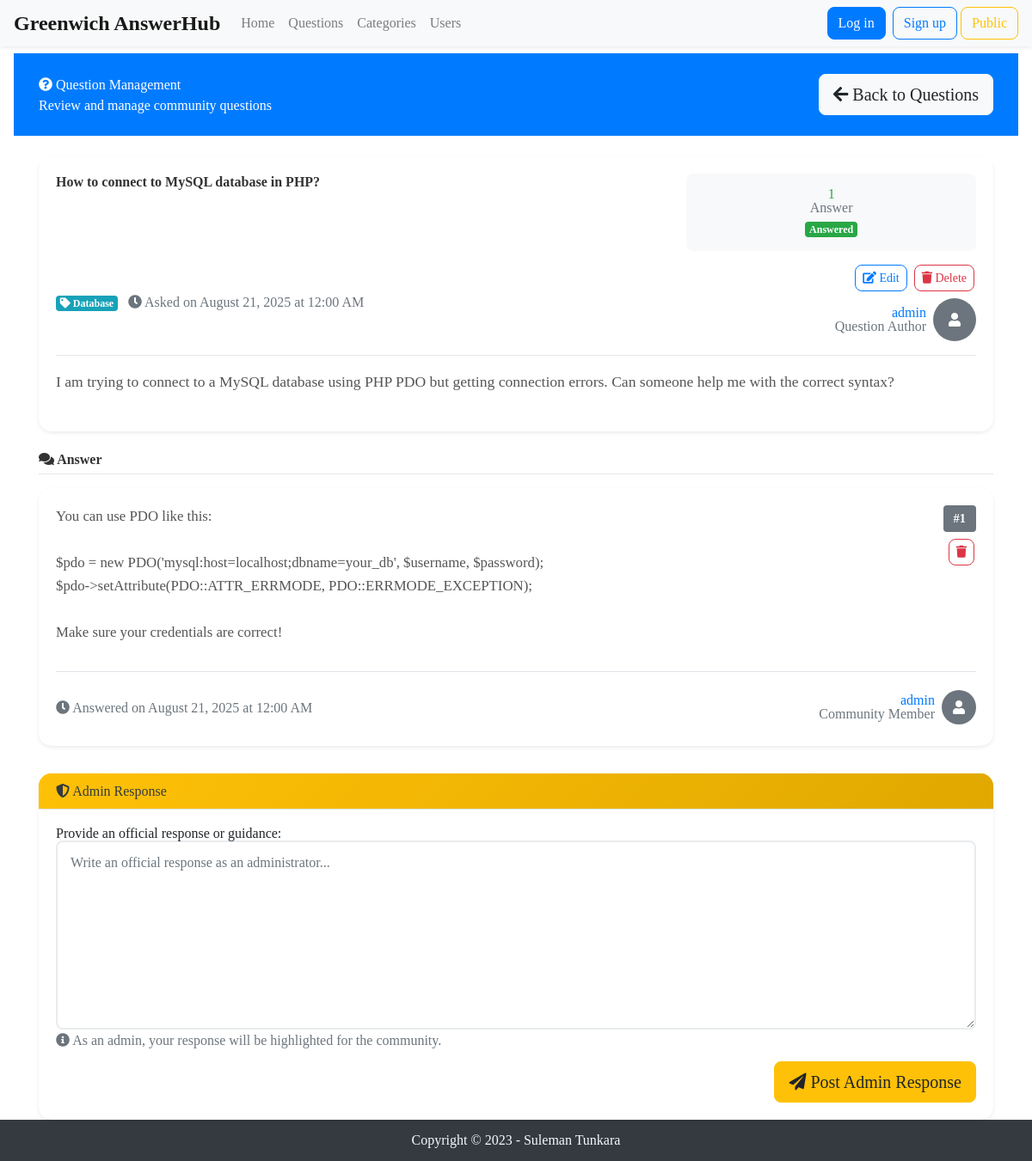
The app's page /admin/question_page.php?id=1 with its own data.
### tables this page shows
CREATE TABLE `question` (
  `id` int(11) NOT NULL AUTO_INCREMENT,
  `questiontitle` varchar(255) NOT NULL,
  `questiontext` TEXT NOT NULL,
  `questiondate` date NOT NULL,
  `userid` int(11) NOT NULL,
  `categoryid` int(11) NOT NULL,
  `imageData` LONGBLOB NULL,
  `created_at` timestamp NOT NULL DEFAULT current_timestamp(),
  PRIMARY KEY (`id`),
  KEY `idx_userid` (`userid`),
  KEY `idx_categoryid` (`categoryid`),
  KEY `idx_questiondate` (`questiondate`)
);

CREATE TABLE `answer` (
  `id` int(11) NOT NULL AUTO_INCREMENT,
  `answertext` TEXT NOT NULL,
  `answerdate` date NOT NULL,
  `questionid` int(11) NOT NULL,
  `userid` int(11) NOT NULL,
  `created_at` timestamp NOT NULL DEFAULT current_timestamp(),
  PRIMARY KEY (`id`),
  KEY `idx_questionid` (`questionid`),
  KEY `idx_userid` (`userid`),
  KEY `idx_answerdate` (`answerdate`)
);

CREATE TABLE `users` (
  `id` int(11) NOT NULL AUTO_INCREMENT,
  `username` varchar(50) NOT NULL,
  `email` varchar(100) NOT NULL,
  `password` varchar(255) NOT NULL,
  `profile_image` LONGBLOB NULL,
  `created_at` timestamp NOT NULL DEFAULT current_timestamp(),
  PRIMARY KEY (`id`),
  UNIQUE KEY `username` (`username`)
);

### admin/question_page.php (called while the page is built, shortened)
<?php
include __DIR__ . '/../includes/DatabaseConnection.php';
include __DIR__ . '/../includes/DatabaseFunctions.php';
try {
    if (!isset($_GET['id']) || empty($_GET['id'])) {
        $title = 'Page Not Found';
        $error_title = '404 Page Not Found';
        $error_message = 'Question ID is required';
        ob_start();
        include __DIR__ . '/admin_templates/404.html.php';
        $output = ob_get_clean();
    } else {
        $questionId = $_GET['id'];
        $question = getQuestion($pdo, $questionId);
        if ($question === false) {
            $title = 'Page Not Found';
            $error_title = '404 Page Not Found';
            $error_message = 'The requested question was not found';
            ob_start();
            include __DIR__ . '/admin_templates/404.html.php';
            $output = ob_get_clean();
        } else {
            $user = getUser($pdo, $question['userid']);
            $answers = getAnswers($pdo, $questionId);
            include __DIR__ . '/admin_templates/question_page.html.php';
        }
    }
} catch (PDOException $e) {
    $title = 'An error has occurred';
    $output = 'Error retrieving question: ' . $e->getMessage();
} catch (Exception $e) {
    $title = 'An error has occurred';
    $output = 'Error: ' . $e->getMessage();
}
include __DIR__ . '/admin_templates/layout.html.php';
?>

### includes/DatabaseFunctions.php (called while the page is built, shortened)
<?php
function query( $pdo, $sql, $parameters = [] )
 {
    $query = $pdo->prepare( $sql );
    $query->execute( $parameters );
    return $query;
}
function getUser( $pdo, $userId )
 {
    $userSql = 'SELECT * FROM users WHERE id = :userId';
    $params = [ ':userId' => $userId ];
    $userStmt = query( $pdo, $userSql, $params );
    return $userStmt->fetch();
}
function getQuestion( $pdo, $questionId )
 {
    $sql = 'SELECT question.*,
                   COALESCE(users.username, "Unknown User") as username,
                   COALESCE(category.categoryName, "Uncategorized") as categoryName
            FROM question
            LEFT JOIN users ON question.userid = users.id
            LEFT JOIN category ON question.categoryid = category.id
            WHERE question.id = :id';
    $params = [ ':id' => $questionId ];
    $stmt = query( $pdo, $sql, $params );
    return $stmt->fetch();
}
function totalAnswers($pdo, $questionId)
{
    $query = $pdo->prepare('SELECT COUNT(*) AS total_answers FROM answer WHERE questionid = :questionId');
    $query->bindValue(':questionId', $questionId, PDO::PARAM_INT);
    $query->execute();
    $totalAnswers = $query->fetch(PDO::FETCH_ASSOC);
    return $totalAnswers['total_answers'];
}
function getAnswers($pdo, $questionId)
{
    $answersSql = 'SELECT answer.*, users.username, users.profile_image
                    FROM answer
                    LEFT JOIN users ON answer.userid = users.id
                    WHERE answer.questionid = :id';
    $answersStmt = $pdo->prepare($answersSql);
    $answersStmt->bindValue(':id', $questionId);
    $answersStmt->execute();
    return $answersStmt->fetchAll(PDO::FETCH_ASSOC);
}

### admin/admin_templates/question_page.html.php (the view, shortened to what this page needs)
<body>
<div class="bg-primary text-white py-4 mb-4">
    <div class="container">
        <div class="row align-items-center">
            <div class="col-md-8">
                <h1 class="mb-2"><i class="fas fa-question-circle"></i> Question Management</h1>
                <p class="mb-0">Review and manage community questions</p>
            </div>
            <div class="col-md-4 text-right">
                <a href="questions.php" class="btn btn-light btn-lg">
                    <i class="fas fa-arrow-left"></i> Back to Questions
                </a>
            </div>
        </div>
    </div>
</div>
<div class="container">
    <div class="card shadow-sm mb-4">
        <div class="card-body">
            <div class="row mb-3">
                <div class="col-md-8">
                    <h2 class="question-title mb-3">
                        <?= htmlspecialchars($question['questiontitle'], ENT_QUOTES, 'UTF-8'); ?>
                    </h2>
                </div>
                <div class="col-md-4 text-right">
                    <?php $answerCount = totalAnswers($pdo, $question['id']); ?>
                    <div class="question-stats text-center">
                        <h3 class="mb-0 text-<?= $answerCount > 0 ? 'success' : 'muted' ?>"><?= $answerCount ?></h3>
                        <small class="text-muted">Answer<?= $answerCount != 1 ? 's' : '' ?></small>
                        <div class="mt-2">
                            <span class="badge badge-<?= $answerCount > 0 ? 'success' : 'secondary' ?>">
                                <?= $answerCount > 0 ? 'Answered' : 'Open' ?>
                            </span>
                        </div>
                    </div>
                </div>
            </div>
            <div class="question-meta mb-3">
                <div class="row align-items-center">
                    <div class="col-md-6">
                        <span class="badge badge-info mr-2">
                            <i class="fas fa-tag"></i> <?= htmlspecialchars($question['categoryName'], ENT_QUOTES, 'UTF-8'); ?>
                        </span>
                        <small class="text-muted">
                            <i class="fas fa-clock"></i> Asked on <?= date("F d, Y \a\\t g:i A", strtotime($question['questiondate'])); ?>
                        </small>
                    </div>
                    <div class="col-md-6 text-right">
                        <div class="admin-actions mb-2">
                            <a href="question_edit.php?id=<?= $question['id'] ?>" class="btn btn-outline-primary btn-sm">
                                <i class="fas fa-edit"></i> Edit
                            </a>
                            <a href="question_delete.php?id=<?= $question['id'] ?>" class="btn btn-outline-danger btn-sm">
                                <i class="fas fa-trash"></i> Delete
                            </a>
                        </div>
                        <div class="author-info d-flex align-items-center justify-content-end">
                            <div class="text-right mr-2">
                                <div class="author-name">
                                    <a href="user_page.php?id=<?= $question['username'] ?>"
                                       class="text-decoration-none font-weight-medium">
                                        <?= htmlspecialchars($question['username'], ENT_QUOTES, 'UTF-8'); ?>
                                    </a>
                                </div>
                                <small class="text-muted">Question Author</small>
                            </div>
                            <div class="author-avatar">
                                <?php if (!empty($user['profile_image'])) : ?>
                                    <img
                                         alt="<?= htmlspecialchars($question['username'], ENT_QUOTES, 'UTF-8'); ?>"
                                         class="rounded-circle" style="width: 50px; height: 50px; object-fit: cover;">
                                <?php else : ?>
                                    <div class="bg-secondary rounded-circle d-flex align-items-center justify-content-center"
                                         style="width: 50px; height: 50px;">
                                        <i class="fas fa-user text-white"></i>
                                    </div>
                                <?php endif; ?>
                            </div>
                        </div>
                    </div>
                </div>
            </div>
            <hr>
            <div class="question-content">
                <div class="question-text mb-4">
                    <?= nl2br(htmlspecialchars($question['questiontext'], ENT_QUOTES, 'UTF-8')); ?>
                </div>
            </div>
        </div>
    </div>
    <?php if (count($answers) > 0) : ?>
        <?php $currentQuestionId = $question['id']; ?>
        <?php $answerCount = ($currentQuestionId == $question['id']) ? totalAnswers($pdo, $currentQuestionId) : 0; ?>
        <div class="answers-section mb-4">
            <div class="answers-header mb-3">
                <h3 class="mb-0">
                    <i class="fas fa-comments"></i>
                    <?php if ($answerCount > 1) : ?>
                        <?= $answerCount ?> Answers
                    <?php else : ?>
                        Answer
                    <?php endif; ?>
                </h3>
                <hr class="mt-2">
            </div>
            <?php foreach ($answers as $index => $answer) : ?>
                <div class="card answer-card shadow-sm mb-3">
                    <div class="card-body">
                        <div class="row">
                            <div class="col-md-10">
                                <div class="answer-content mb-3">
                                    <?= nl2br(htmlspecialchars($answer['answertext'], ENT_QUOTES, 'UTF-8')); ?>
                                </div>
                            </div>
                            <div class="col-md-2 text-right">
                                <div class="answer-meta">
                                    <div class="answer-number mb-2">
                                        <span class="badge badge-secondary">#<?= $index + 1 ?></span>
                                    </div>
                                    <div class="admin-answer-actions">
                                        <button class="btn btn-outline-danger btn-sm" title="Delete Answer">
                                            <i class="fas fa-trash"></i>
                                        </button>
                                    </div>
                                </div>
                            </div>
                        </div>
                        <div class="answer-footer mt-3 pt-3 border-top">
                            <div class="row align-items-center">
                                <div class="col-md-8">
                                    <small class="text-muted">
                                        <i class="fas fa-clock"></i>
                                        Answered on <?= date("F d, Y \a\\t g:i A", strtotime($answer['answerdate'])); ?>
                                    </small>
                                </div>
                                <div class="col-md-4 text-right">
                                    <div class="answer-author d-flex align-items-center justify-content-end">
                                        <div class="text-right mr-2">
                                            <div class="author-name">
                                                <a href="user_page.php?id=<?= htmlspecialchars($answer['username'], ENT_QUOTES, 'UTF-8'); ?>"
                                                   class="text-decoration-none font-weight-medium">
                                                    <?= htmlspecialchars($answer['username'], ENT_QUOTES, 'UTF-8'); ?>
                                                </a>
                                            </div>
                                            <small class="text-muted">Community Member</small>
                                        </div>
                                        <div class="author-avatar">
                                            <?php if (!empty($answer['profile_image'])) : ?>
                                                <img
                                                     alt="<?= htmlspecialchars($answer['username'], ENT_QUOTES, 'UTF-8'); ?>"
                                                     class="rounded-circle" style="width: 40px; height: 40px; object-fit: cover;">
                                            <?php else : ?>
                                                <div class="bg-secondary rounded-circle d-flex align-items-center justify-content-center"
                                                     style="width: 40px; height: 40px;">
                                                    <i class="fas fa-user text-white"></i>
                                                </div>
                                            <?php endif; ?>
                                        </div>
                                    </div>
                                </div>
                            </div>
                        </div>
                    </div>
                </div>
            <?php endforeach; ?>
        </div>
    <?php endif; ?>
    <div class="answer-form-section">
        <div class="card shadow-sm">
            <div class="card-header bg-warning text-dark">
                <h5 class="mb-0"><i class="fas fa-shield-alt"></i> Admin Response</h5>
            </div>
            <div class="card-body">
                <form action="" method="post">
                    <div class="form-group">
                        <label for="answerBody" class="font-weight-medium">
                            Provide an official response or guidance:
                        </label>
                        <textarea name="answerBody"
                                  id="answerBody"
                                  class="form-control"
                                  rows="8"
                                  placeholder="Write an official response as an administrator..."
                                  required></textarea>
                        <small class="form-text text-muted">
                            <i class="fas fa-info-circle"></i>
                            As an admin, your response will be highlighted for the community.
                        </small>
                    </div>
                    <div class="text-right">
                        <button type="submit" value="Add" class="btn btn-warning btn-lg">
                            <i class="fas fa-paper-plane"></i> Post Admin Response
                        </button>
                    </div>
                </form>
            </div>
        </div>
    </div>
</div>
</body>

### records on screen
question: questiontitle "How to connect to MySQL database in PHP?", id "1", questiondate "August 21, 2025 at 12:00 AM", questiontext "I am trying to connect to a MySQL database using PHP PDO but getting connection errors. Can someone help me with the correct syntax?"
answer: answertext "You can use PDO like this: $pdo = new PDO('mysql:host=localhost;dbname=your_db', $username, $password); $pdo->setAttribute(PDO::ATTR_ERRMODE, PDO::ERRMODE_EXCEPTION); Make sure your credentials are correct!", answerdate "August 21, 2025 at 12:00 AM", userid.username "admin"

### other values on screen
$question['categoryName'] "Database"
$question['username'] "admin"
